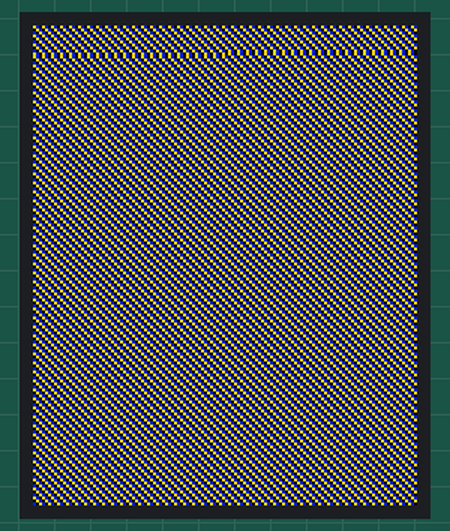
The program below on a simulated Raspberry Pi (BCM pin numbers). On the bench: 128×160 colour display. The clock reads 2024-03-15 10:24:30 at power-on unless the program sets it; what the program prints to the terminal is not drawn. At 2.4 s the program stops and its outputs stay as they are.

Above: at 1.2 s.
At 1.9 s:
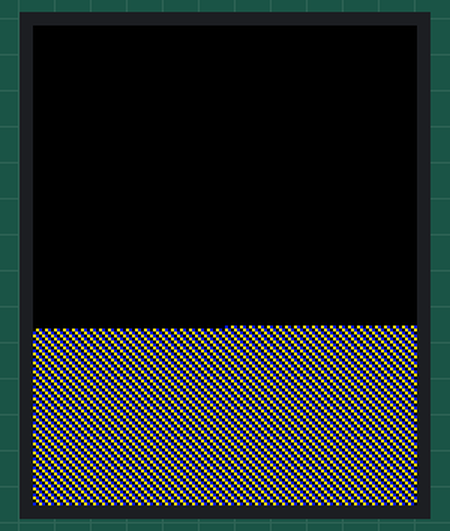

Measured:
- what the display in image 0 shows lasts 0.7 s, from 1.1 s to 1.8 s
- what the display in image 1 shows lasts 0.6 s, from 1.8 s to 2.4 s

The program:

tft_reset.py
```python
# !/usr/bin/env python

import RPi.GPIO as GPIO
import time
import spidev  # hardware SPI

# TFT to RPi connections
# PIN TFT RPi
#  1 backlight 3V3
#  2 MISO <none>
#  3 CLK SCLK (GPIO 11)
#  4 MOSI MOSI (GPIO 10)
#  5 CS-TFT GND
#  6 CS-CARD <none>
#  7 D/C GPIO 25
#  8 RESET <none>
#  9 VCC 3V3
#  10 GND GND

RST = 25
DC = 24

# RGB888 Color constants
BLACK = 0x000000
RED = 0xFF0000
GREEN = 0x00FF00
BLUE = 0x0000FF
WHITE = 0xFFFFFF
COLORSET = [RED, GREEN, BLUE, WHITE]

# ST7735 commands
SWRESET = 0x01  # software reset
SLPOUT  = 0x11  # sleep out
DISPON  = 0x29  # display on
CASET   = 0x2A  # column address set
RASET   = 0x2B  # row address set
RAMWR   = 0x2C  # RAM write
MADCTL  = 0x36  # axis control
COLMOD  = 0x3A  # color mode

#
# Low-level routines
# These routines access GPIO directly
#


def SetPin(pinNumber, value):
    # sets the GPIO pin to desired value (1=on,0=off)
    GPIO.output(pinNumber, value)


def InitIO():
    GPIO.setmode(GPIO.BCM)
    GPIO.setwarnings(False)
    GPIO.setup(DC, GPIO.OUT)
    GPIO.setup(RST, GPIO.OUT)
    GPIO.output(RST, GPIO.LOW)
    GPIO.output(RST, GPIO.HIGH)

#
# Hardware SPI routines:
#


def WriteByte(value, data=True):
    SetPin(DC, data)
    spi.writebytes([value])


def WriteCmd(value):
    """Send command byte to display"""
    WriteByte(value, False)  # set D/C line to 0 = command


def WriteWord(value):
    """sends a 16-bit word to the display as data"""
    WriteByte(value >> 8)  # write upper 8 bits
    WriteByte(value & 0xFF)  # write lower 8 bits


def WriteList(byteList):
    """Send list of bytes to display, as data"""
    for byte in byteList:  # grab each byte in list
        WriteByte(byte)  # and send it


def Write888(value, width, count):
    """sends a 24-bit RGB pixel data to display, with optional repeat"""
    red = value >> 16  # red = upper 8 bits
    green = (value >> 8) & 0xFF  # green = middle 8 bits
    blue = value & 0xFF  # blue = lower 8 bits
    RGB = [red, green, blue]  # assemble RGB as 3 byte list
    SetPin(DC, GPIO.HIGH)
    for a in range(count):
        spi.writebytes(RGB * width)


#
# ST7735 driver routines:
#

def InitDisplay():
    """Resets & prepares display for active use."""

    WriteCmd(SWRESET)  # software reset, puts display into sleep
    time.sleep(0.2)  # wait 200mS for controller register init

    WriteCmd(SLPOUT)  # sleep out
    time.sleep(0.2)  # wait 200mS for TFT driver circuits

    WriteCmd(DISPON)  # display on!


def SetAddrWindow(x0, y0, x1, y1):
    """sets a rectangular display window into which pixel data is placed"""
    WriteCmd(CASET)  # set column range (x0,x1)
    WriteWord(x0)
    WriteWord(x1)
    WriteCmd(RASET)  # set row range (y0,y1)
    WriteWord(y0)
    WriteWord(y1)


def FillRect(x0, y0, x1, y1, color):
    """fills rectangle with given color"""
    width = x1 - x0 + 1
    height = y1 - y0 + 1
    SetAddrWindow(x0, y0, x1, y1)
    WriteCmd(RAMWR)
    Write888(color, width, height)


def FillScreen(color):
    """Fills entire screen with given color"""
    FillRect(0, 0, 127, 159, color)


def ClearScreen():
    """Fills entire screen with black"""
    FillRect(0, 0, 127, 159, BLACK)


#
# Testing routines:
#

def TimeDisplay():
    """Measures time required to fill display twice"""
    startTime = time.time()
    print(" Now painting screen GREEN")
    FillScreen(GREEN)
    print(" Now clearing screen")
    ClearScreen()
    elapsedTime = time.time() - startTime
    print(" Elapsed time %0.1f seconds" % (elapsedTime))


if __name__ == u"__main__":
    print("Adafruit 1.8 TFT display demo with hardware SPI")
    spi = spidev.SpiDev()
    spi.open(0, 1)
    spi.mode = 0

    InitIO()

    InitDisplay()

    TimeDisplay()

    spi.close()
    print("Done.")
```
